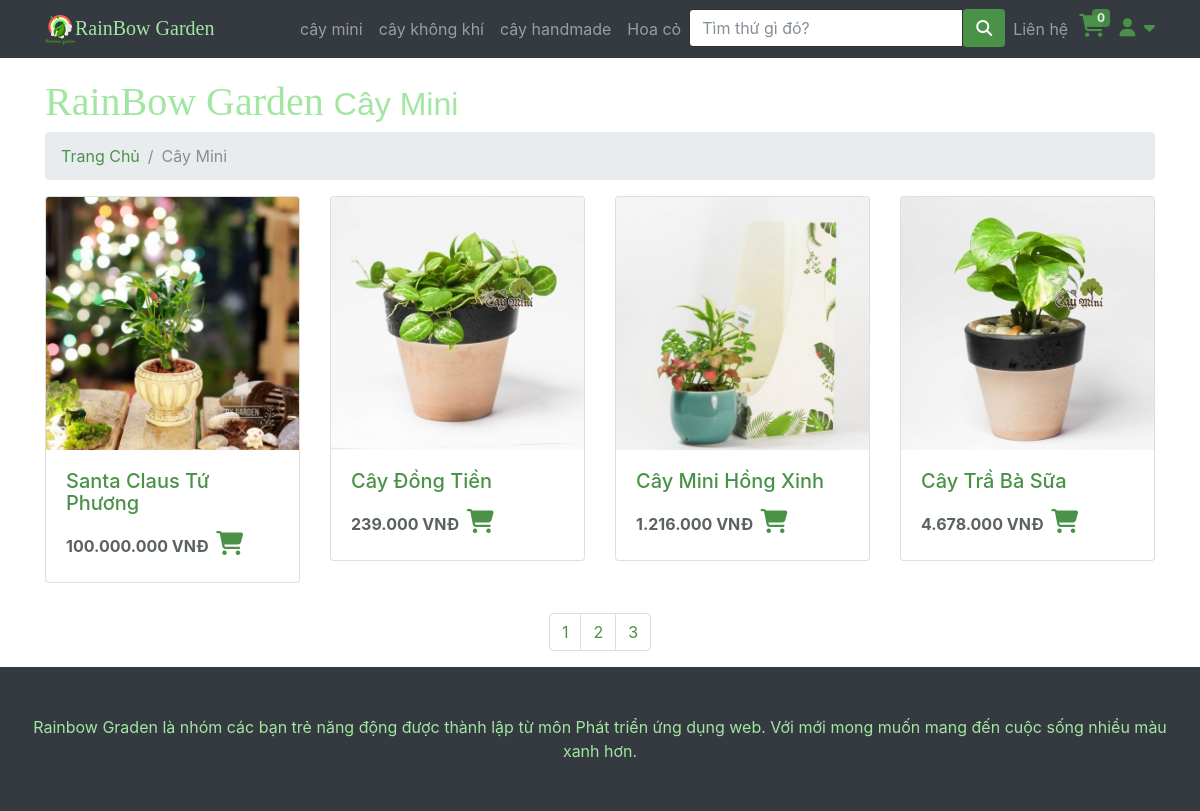
The app's page /loaicay?category=1 with its own data.
### tables this page shows
CREATE TABLE IF NOT EXISTS `category` (
  `id` int NOT NULL AUTO_INCREMENT,
  `name` varchar(200) DEFAULT NULL,
  `image` varchar(200) NOT NULL,
  PRIMARY KEY (`id`)
);

CREATE TABLE IF NOT EXISTS `product` (
  `id` int NOT NULL AUTO_INCREMENT,
  `name` varchar(200) DEFAULT NULL,
  `saleoff` int DEFAULT NULL,
  `category` int DEFAULT NULL,
  `imagiUrl` varchar(225) DEFAULT NULL,
  `short_descripsion` text,
  `inStock` int DEFAULT '0',
  `isAvailable` tinyint(1) DEFAULT '1',
  PRIMARY KEY (`id`),
  KEY `category` (`category`)
);

### php/connectDB.php (called while the page is built, shortened)
<?php
class DataAccessHelper
{
	static $connection;
	public function connect()
	{
		self::$connection = new mysqli(DB_HOST, DB_USER, DB_PASSWORD, DB_NAME, DB_PORT);
		self::$connection->set_charset(DB_CHARSET);
	}
	public function executeQuery($sql)
	{
		return self::$connection->query($sql);
	}
}

### Cart.php (called while the page is built, shortened)
<?php
$count_cart = 0;

### php/products-list.php (the view, shortened to what this page needs)
<?php
$trang = 1;
$start = ($trang - 1) * $size;
if ($danhmuccon == 0) {
  if (isset($_GET['tukhoa'])) {
    $query = $db->executeQuery("SELECT p.* , activePrice(p.id) as price FROM product p WHERE p.name LIKE '%$key%'
     LIMIT $start, $size");
  } else {
    $query = $db->executeQuery("call sp_lietkeSanPhamNoiBat()");
  }
} else {
  if (isset($_GET['tukhoa'])) {
    $query = $db->executeQuery("SELECT p.* , activePrice(p.id) as price FROM product p WHERE p.name LIKE '%$key%'
    AND p.category = $danhmuccon
    LIMIT $start, $size");
  } else {
    $query = $db->executeQuery("call sp_lietkeSanPhamTheoLoai('{$danhmuccon}','{$start}','{$size}')");
  }
}
while ($row = mysqli_fetch_assoc($query)) {
  $id = $row["id"];
  $name = $row["name"];
  $price = (int)$row["price"];
  $imagi = $row["imagiUrl"];
  $link  = $danhmuccon ?  "category=" . $danhmuccon . "&" : "";
  $link = $link . ($trang ? "trang=" . $trang . "&" : "");
?>
  <div class="col-md-4 col-sm-6 col-lg-3 portfolio-item">
    <div class="card h-348 cart_items">
      <div class="dropdown">
        <a href="ChiTietSanPham.php?id=<?php echo $id; ?>" class="product-image"><img class="card-img-top" src="<?php echo $imagi  ?>" alt=""></a>
      </div>
      <div class="card-body">
        <h4 class="card-title Namet">
          <?php echo $name ?>
        </h4>
        <span style="width: 100%">
          <strong class="Giat" name="price"> <?php echo number_format($price, 0, ',', '.') ?> VNĐ</strong>
          <span class=" productCart">
            <a class="add-to-cart my-cart-btn" href="?<?php echo $link ?>add_cart=<?php echo $id ?>">
              <i class="fa fa-shopping-cart shopping_bg " name="" aria-hidden="true"></i>
            </a>
          </span>
        </span>
      </div>
    </div>
  </div>
<?php
}
?>

### header.php (shortened to what this page needs)
<?php
include "php/connectDB.php";
$db = new DataAccessHelper;
$db->connect();
include('Cart.php');
?>
<!DOCTYPE html>
<html lang="en">
<head>
    <link href="vendor/bootstrap/css/bootstrap.min.css" rel="stylesheet">
    <link href="css/modern-business.css" rel="stylesheet">
    <link href="css/icon-fonts.min.css" rel="stylesheet">
    <link href="css/settings.css" rel="stylesheet">
    <link href="css/grid-and-effects.css" rel="stylesheet">
    <link href="css/custom.css" rel="stylesheet">
    <link href="css/styles.css" rel="stylesheet">
    <link rel="stylesheet" href="https://cdnjs.cloudflare.com/ajax/libs/font-awesome/6.7.1/css/all.min.css">
</head>
<body>
    <nav class="navbar fixed-top navbar-expand-lg navbar-dark bg-dark fixed-top">
        <div class="container">
            <a class="navbar-brand GreenBrand" href="index.php"><img src="img/logobn.png">RainBow Garden</a>
            <div class="collapse navbar-collapse" id="navbarResponsive">
                <ul class="navbar-nav ml-auto">
                    <?php
                    $query = $db->executeQuery("SELECT * FROM category");
                    $result = mysqli_fetch_all($query, MYSQLI_ASSOC);
                    ?>
                    <?php foreach ($result as $value) : ?>
                        <li class="nav-item">
                            <a class="nav-link" href="loaicay?category=<?php echo $value['id'] ?>"><?php echo $value['name'] ?></a>
                        </li>
                    <?php endforeach; ?>
                    <li>
                        <form class="input-with-submit header-search" method="GET">
                            <div class="input-group">
                                <input type="text" class="form-control" placeholder="Tìm thứ gì đó?" name="tukhoa">
                                <span class="input-group-button">
                                    <button class="btn btn-default" style="background-color: #4b9249" type="submit">
                                        <i class="fa fa-search"></i>
                                    </button>
                                </span>
                            </div>
                        </form>
                    </li>
                    <li class="nav-item dropdown">
                        <a class="nav-link" href="lienhe.php">
                            Liên hệ
                        </a>
                    </li>
                    <li style="width: 40px !important; height: 40px; padding-left: 3px;">
                        <span class="my-cart-icon">
                            <span class=" navRbcart">
                                <a href="myCart.php">
                                </a>
                            </span>
                            <span class="badge badge-notify my-cart-badge"><?php echo $count_cart ?></span>
                        </span>
                    </li>
                    <li class="dropdown navRbaccount">
                        <a class=" fn-bran-light" data-toggle="dropdown" href="#">
                            <i class="fa fa-user fa-fw"></i> <i class="fa fa-caret-down"></i>
                        </a>
                    </li>
                </ul>
            </div>
        </div>
    </nav>

### loaicay.php (shortened to what this page needs)
<?php
include "header.php";
$size = 4;
$danhmuccon = 0;
$tongsotrang = 0;
$themsotrang = 0;
$key = '';
$name_page = '';
if (isset($_GET['category'])) {
  $danhmuccon = $_GET['category'];
  $query = $db->executeQuery("SELECT * FROM category where id = $danhmuccon");
  $result = mysqli_fetch_assoc($query);
  $name_page = $result['name'];
}
?>
<div class="container">
  <br>
  <h1 class="GreenBrand">RainBow Garden
    <small style="font-family: Arial; text-transform: capitalize;"><?php echo $name_page ?></small>
  </h1>
  <ol class="breadcrumb">
    <li class="breadcrumb-item">
      <a href="index.php">Trang Chủ</a>
    </li>
    <li class="breadcrumb-item active" style="text-transform: capitalize;"><?php echo $name_page ?></li>
  </ol>
  <div class="row">
    <?php
    if (isset($_GET['tukhoa'])) {
      $key = $_GET['tukhoa'];
      $result = $db->executeQuery("SELECT count(*) countid from product where name like '%$key%' and category = $danhmuccon");
    } else {
      $result = $db->executeQuery("SELECT count(*) countid from product where category = $danhmuccon");
    }
    if ($result) {
      $row = mysqli_fetch_assoc($result);
      $numpd = (int)$row["countid"];
      $tongsotrang = $numpd / $size;
      if ($numpd % $size == 0)
        $themsotrang = 0;
      else
        $themsotrang = 1;
      include("php/products-list.php");
    } ?>
  </div>
  <div>
    <ul class="pagination justify-content-center">
      <?php
      for ($i = 1; $i <= $tongsotrang + $themsotrang; $i++) {
        echo "<li class=\"page-item\" >
      <a class=\"pageprlink page-link\"  href=\"?category={$danhmuccon}&trang={$i}\"
      style=\" color: #4b9249\">{$i}</a>
      </li> ";
      }
      ?>
    </ul>
  </div>
</div>
<?php
include 'footer.php';
?>

### css/modern-business.css (style rules this page uses)
body { padding-top: 54px; }
@media (min-width: 992px) { body { padding-top: 56px; } }
.portfolio-item { margin-bottom: 30px; }

### css/grid-and-effects.css (style rules this page uses)
.container { margin-right: auto; margin-left: auto; padding-left: 15px; padding-right: 15px; }
@media (min-width: 768px) { .container, .row.ig_fullwidth { width: 750px; } }
@media (min-width: 992px) { .container, .row.ig_fullwidth { width: 970px; } }
@media (min-width: 1200px) { .container, .row.ig_fullwidth { width: 1170px; } }
.row { margin-left: -15px; margin-right: -15px; }
.col-xs-1, .col-sm-1, .col-md-1, .col-lg-1, .col-xs-2, .col-sm-2, .col-md-2, .col-lg-2, .col-xs-3, .col-sm-3, .col-md-3, .col-lg-3, .col-xs-4, .col-sm-4, .col-md-4, .col-lg-4, .col-xs-5, .col-sm-5, .col-md-5, .col-lg-5, .col-xs-6, .col-sm-6, .col-md-6, .col-lg-6, .col-xs-7, .col-sm-7, .col-md-7, .col-lg-7, .col-xs-8, .col-sm-8, .col-md-8, .col-lg-8, .col-xs-9, .col-sm-9, .col-md-9, .col-lg-9, .col-xs-10, .col-sm-10, .col-md-10, .col-lg-10, .col-xs-11, .col-sm-11, .col-md-11, .col-lg-11, .col-xs-12, .col-sm-12, .col-md-12, .col-lg-12 { position: relative; min-height: 1px; padding-left: 15px; padding-right: 15px; margin-bottom: 30px; }
@media (min-width: 768px) { .col-sm-1, .col-sm-2, .col-sm-3, .col-sm-4, .col-sm-5, .col-sm-6, .col-sm-7, .col-sm-8, .col-sm-9, .col-sm-10, .col-sm-11, .col-sm-12 { float: left; } }
@media (min-width: 768px) { .col-sm-6 { width: 50%; } }
@media (min-width: 992px) { .col-md-1, .col-md-2, .col-md-3, .col-md-4, .col-md-5, .col-md-6, .col-md-7, .col-md-8, .col-md-9, .col-md-10, .col-md-11, .col-md-12 { float: left; } }
@media (min-width: 992px) { .col-md-4 { width: 33.33333333%; } }
@media (min-width: 1200px) { .col-lg-1, .col-lg-2, .col-lg-3, .col-lg-4, .col-lg-5, .col-lg-6, .col-lg-7, .col-lg-8, .col-lg-9, .col-lg-10, .col-lg-11, .col-lg-12 { float: left; } }
@media (min-width: 1200px) { .col-lg-3 { width: 25%; } }
.collapse { display: none; }
.clearfix:after, .container:after, .container-fluid:after, .row:after { clear: both; content: " "; display: table; }

### css/custom.css (style rules this page uses)
.GreenBrand { color: #a1e6a1 !important; font-family: 'Pacifico', cursive; }
.dropdown { position: relative; display: inline-block; }
.Namet { font-size: 20px; font-style: bold; color: #4b9249; }
.Giat { color:#5a635b; }
.shopping_bg { width:30px; height:23px; cursor: pointer; }
.navRbcart { font-size: 23px !important; color: white; position: relative; }
.badge-notify { background:#4b9249; opacity: 0.85; position:relative; top: -40px; left: 13px; }
.productCart { text-align: right; font-size:24px !important; color: #4b9249; }
.navRbaccount { padding-top: 5px; font-size: 18px; }

### css/styles.css (style rules this page uses)
.btn-primary, .btn-primary:active, .btn-primary:focus, .btn-primary:active:focus, .btn-primary:hover, .wpcf7-submit, span.wpcf7-list-item, button, .navbar-toggle, input[type='button'], input[type='reset'], input[type='submit'], .jumbotron .carousel-indicators li.active, .post-item .vertical-center span, .post-item .label-wrap .label, .testimonials .testimonial-control, .testimonials .testimonial-control:first-of-type::before, .testimonials .testimonial-control:last-of-type::before, .cta-button, .brochure-box, .project-navigation a, .pagination a.current, .pagination span.current, .sidebar .widget.widget_nav_menu .menu li:hover, .sidebar .widget.widget_nav_menu .menu li.current-menu-item a, .sidebar .widget.widget_nav_menu .menu li a:hover, .panel-group .panel .panel-heading .accordion-toggle[aria-expanded="true"] { background-color: #a2c046; color: #ffffff; }
.fa { display: inline-block; font: normal normal normal 14px/1 FontAwesome; font-size: inherit; text-rendering: auto; -webkit-font-smoothing: antialiased; -moz-osx-font-smoothing: grayscale; }

### header.php (style rules this page uses)
a { color: #4b9249; }

### loaicay.php (style rules this page uses)
a { color: #4b9249; }

### records on screen
category: name "cây mini", name "Cây Mini"
category: name "cây không khí"
category: name "cây handmade"
category: name "Hoa cỏ"
product: imagiUrl (picture), name "Santa Claus Tứ Phương", price "100.000.000"
product: imagiUrl (picture), name "Cây Đồng Tiền", price "239.000"
product: imagiUrl (picture), name "Cây Mini Hồng Xinh", price "1.216.000"
product: imagiUrl (picture), name "Cây Trầ Bà Sữa", price "4.678.000"

### other values on screen
$count_cart "0"
